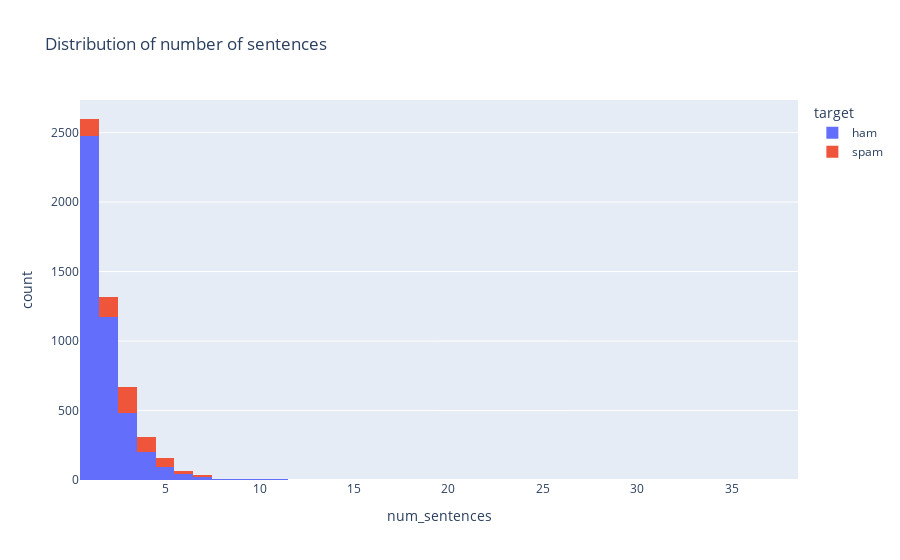

This figure's notebook cell:
### Code cell
px.histogram(df, x='num_sentences', color='target', title='Distribution of number of sentences')

### Figure 1 — Plotly figure (JSON) as saved in the notebook; plotly's stock layout.template omitted (floating-point values rounded to 4 significant figures; data arrays with more than 128 entries replaced by an {"elided": "..."} marker saying what was removed)
{"data": [{"alignmentgroup": "True", "bingroup": "x", "hovertemplate": "target=ham<br>num_sentences=%{x}<br>count=%{y}<extra></extra>", "legendgroup": "ham", "marker": {"color": "#636efa", "pattern": {"shape": ""}}, "name": "ham", "offsetgroup": "ham", "orientation": "v", "showlegend": true, "type": "histogram", "x": {"elided": "4516 int values"}, "xaxis": "x", "yaxis": "y"}, {"alignmentgroup": "True", "bingroup": "x", "hovertemplate": "target=spam<br>num_sentences=%{x}<br>count=%{y}<extra></extra>", "legendgroup": "spam", "marker": {"color": "#EF553B", "pattern": {"shape": ""}}, "name": "spam", "offsetgroup": "spam", "orientation": "v", "showlegend": true, "type": "histogram", "x": {"elided": "653 int values"}, "xaxis": "x", "yaxis": "y"}], "layout": {"barmode": "relative", "legend": {"title": {"text": "target"}, "tracegroupgap": 0}, "title": {"text": "Distribution of number of sentences"}, "xaxis": {"anchor": "y", "domain": [0, 1], "title": {"text": "num_sentences"}}, "yaxis": {"anchor": "x", "domain": [0, 1], "title": {"text": "count"}}}}
